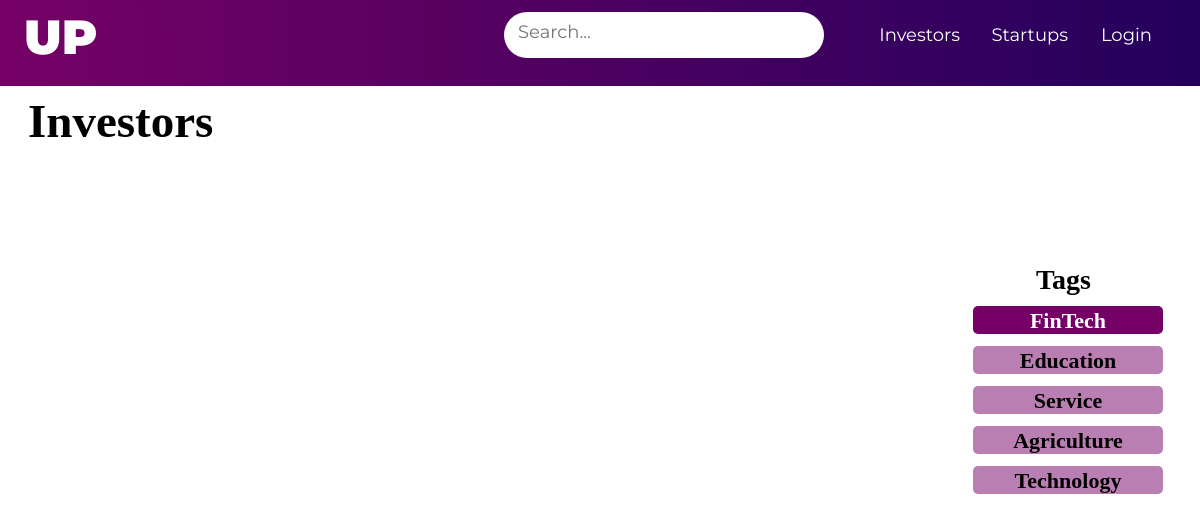
/fintech, run on an earlier commit of the app's database.
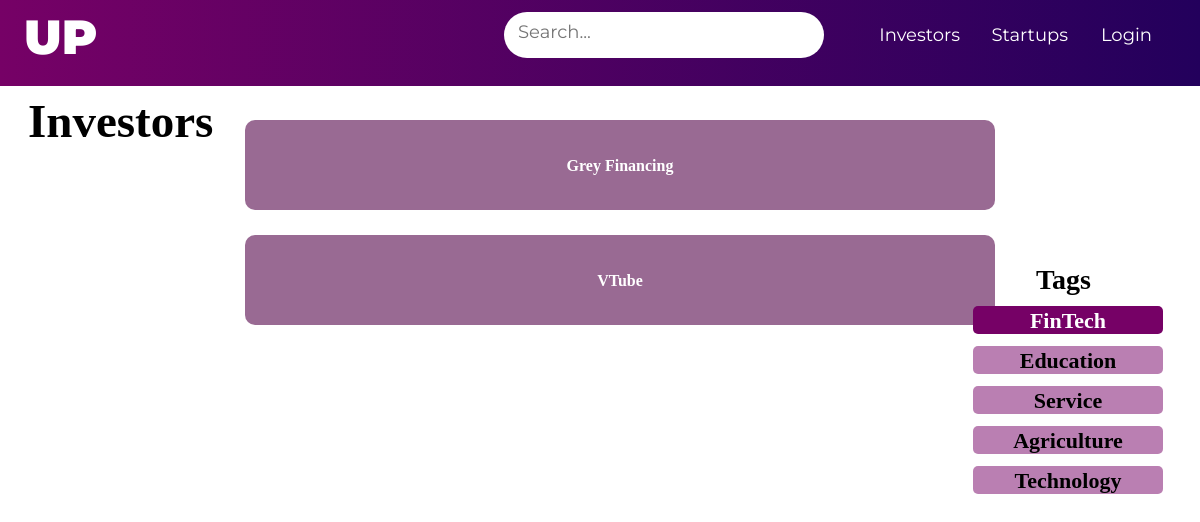
And on a later commit of the database.
### models.py (models this page shows)
class Investor(db.Model):
    id = db.Column(db.Integer, primary_key=True)
    email = db.Column(db.String(100))
    forename = db.Column(db.String(100))
    surname = db.Column(db.String(100))
    company = db.Column(db.String(100))
    phone = db.Column(db.String(100))
    gender = db.Column(db.String(20))
    category = db.Column(db.String(200))
    budget = db.Column(db.Integer)
    startuplocation = db.Column(db.String(100))
    numberofpeople = db.Column(db.Integer)
    stage = db.Column(db.String(50))
    returntype = db.Column(db.String(200))

### __init__.py (the view)
    @app.route("/fintech")
    def fintech():
        return render_template('fintech.html',data=Investor.query.filter_by(category='Fintech'))

### templates/fintech.html (shortened to what this page needs)
{%extends 'navbar.html'%}
{%block layout%}
<head>
    <link rel="stylesheet" href="../static/main.css">
</head>
<body>
    <h1 class="logo">Investors</h1>
    <h2 class="tags">Tags</h2>
    <div class="category">
        <button class="fintech1"><a href="{{url_for('fintech')}}">FinTech</a></button>
        <button class="education"><a href="{{url_for('education')}}">Education</a></button>
        <button class="service"><a href="{{url_for('service')}}">Service</a></button>
        <button class="agriculture"><a href="{{url_for('agriculture')}}">Agriculture</a></button>
        <button class="technology"><a href="{{url_for('technology')}}">Technology</a></button>
    </div>
    <div class='isi'>
        <div class='list'>
            <ul>
                {% for item in data %}
                <li><a href='#'>{{item.company}}</a></li>
                {%endfor%}
            </ul>
        </div>
    </div>
</body>
{%endblock layout%}

What changed in the data, as far as the page shows it:
added Investor: company "Grey Financing"
added Investor: company "VTube"
